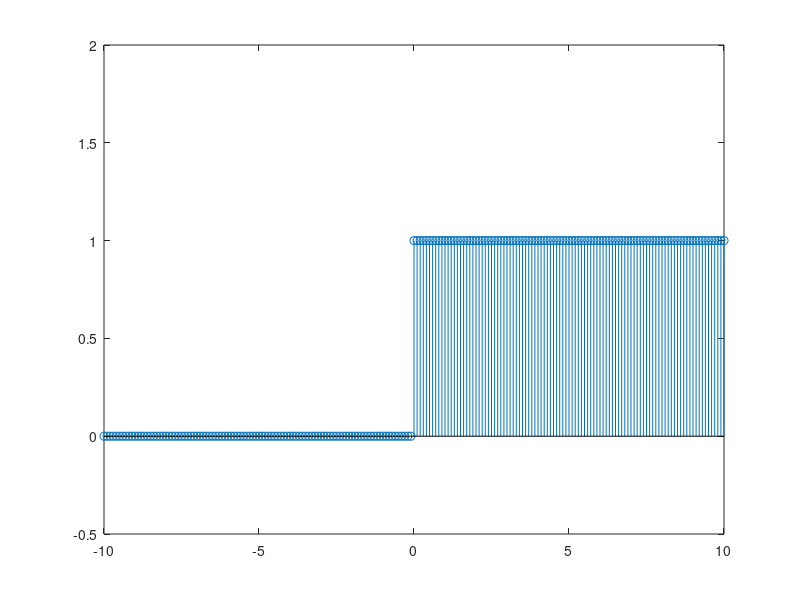

Write the MATLAB code that produced this figure.
n=-10:0.1:10;
for i=1:length(n)
    if n(i)>=0
        u(i)=1;
    else
        u(i)=0;
    end
end

figure(1)
stem(n,u)
axis([-10 10 -0.5 2])
